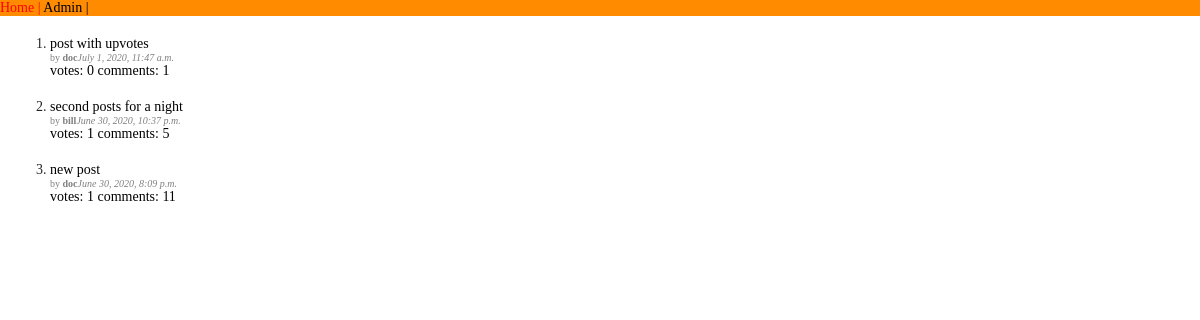
Before: / with the older database file.
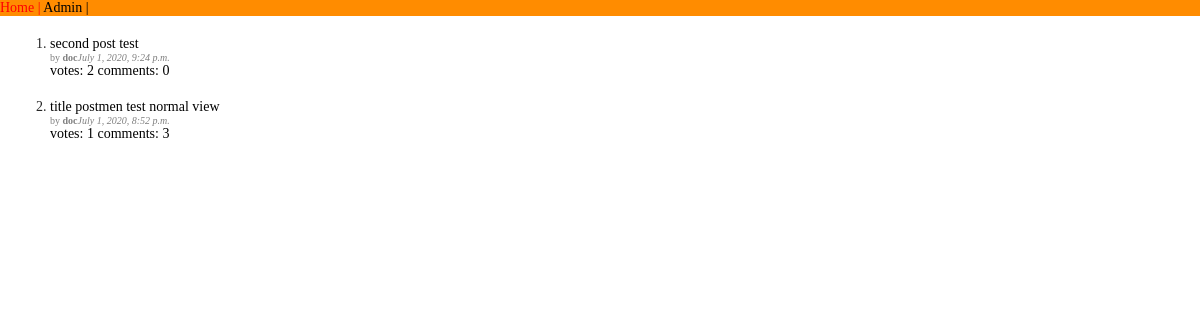
After: the same page with the newer database file.
### main/models.py (models this page shows, shortened)
class Post(models.Model):
    title = models.CharField(max_length=120)
    link = models.URLField()
    creation_date = models.DateTimeField(auto_now_add=True,
                                         db_index=True)
    author_name = models.CharField(max_length=60)
    amount_of_upvotes = models.IntegerField(default=0)
    class Meta:
        ordering = ('-creation_date',)

### main/views.py (the view)
# urls.py: path('', index, name='index'),
def index(request):
    posts = Post.objects.all()
    context = {'posts': posts, 'title': 'Main Page'}
    return render(request, 'index.html', context)

### main/templates/index.html (shortened to what this page needs)
{% extends "base.html" %}
{% block content %}
<div>
	<ol>
	{% for post in posts %}
	<li><div class="post">
 			<a href={{ post.link }} target="_blank">{{ post.title }}</a><br>
			<div class="date">by <b>{{ post.author_name }}</b><i>{{ post.creation_date}}</i></div>
			<a href="{% url 'upvote_post' post.pk %}">votes: {{ post.amount_of_upvotes }}</a>
			<a href="{% url 'comments' post_id=post.pk %}">comments: {{ post.comments.count}}</a><br>
		</div></li>
	{% endfor %}
	</ol>
</div>
{% endblock content %}

### main/templates/base.html (shortened to what this page needs)
{% load static %}
<!DOCTYPE html>
<html>
<head>
	<link rel="stylesheet" href="{% static 'main/style.css' %}" />
</head>
<body>
<div class="nav">
	<a href="{% url 'index' %}" >Home |</a>
	<a href="/admin" >Admin |</a>
</div>
<div class="main_block">
	{% block content %}
	{% endblock %}
</div>
</body>
</html>

### main/static/main/style.css (style rules this page uses)
body { padding: 0; margin: 0; font-size: 14px; }
div { color: #262626; }
div a { text-decoration: none; color: black; }
.nav { background: darkorange; }
.main_block { margin: 5px 0; padding-left: 10px; }
.post { margin-top: 20px; }
.date { font-size: 10px; color: grey; }

Changed rows visible on the page:
removed Post: title "post with upvotes", author_name "doc", creation_date "July 1, 2020, 11:47 a.m.", amount_of_upvotes "0", comments.count "1"
removed Post: title "second posts for a night", author_name "bill", creation_date "June 30, 2020, 10:37 p.m.", amount_of_upvotes "1", comments.count "5"
removed Post: title "new post", author_name "doc", creation_date "June 30, 2020, 8:09 p.m.", amount_of_upvotes "1", comments.count "11"
added Post: title "second post test", author_name "doc", creation_date "July 1, 2020, 9:24 p.m.", amount_of_upvotes "2", comments.count "0"
added Post: title "title postmen test normal view", author_name "doc", creation_date "July 1, 2020, 8:52 p.m.", amount_of_upvotes "1", comments.count "3"
